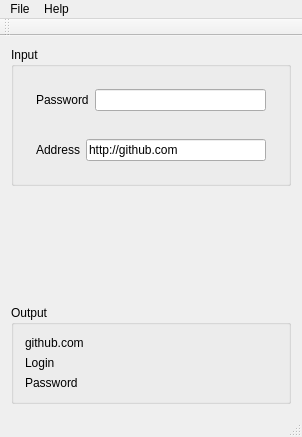
<?xml version="1.0" encoding="UTF-8"?>
<ui version="4.0">
 <class>MainWindow</class>
 <widget class="QMainWindow" name="MainWindow">
  <property name="geometry">
   <rect>
    <x>0</x>
    <y>0</y>
    <width>302</width>
    <height>437</height>
   </rect>
  </property>
  <property name="windowTitle">
   <string>RuPass</string>
  </property>
  <widget class="QWidget" name="centralWidget">
   <layout class="QVBoxLayout" name="verticalLayout">
    <item>
     <widget class="QGroupBox" name="groupBox">
      <property name="title">
       <string>Input</string>
      </property>
      <layout class="QVBoxLayout" name="verticalLayout_2">
       <item>
        <widget class="QWidget" name="widget" native="true">
         <layout class="QHBoxLayout" name="horizontalLayout">
          <item>
           <widget class="QLabel" name="label">
            <property name="text">
             <string>Password</string>
            </property>
           </widget>
          </item>
          <item>
           <widget class="QLineEdit" name="password"/>
          </item>
         </layout>
        </widget>
       </item>
       <item>
        <widget class="QWidget" name="widget_2" native="true">
         <layout class="QHBoxLayout" name="horizontalLayout_2">
          <item>
           <widget class="QLabel" name="label_2">
            <property name="text">
             <string>Address</string>
            </property>
           </widget>
          </item>
          <item>
           <widget class="QLineEdit" name="address">
            <property name="text">
             <string>http://github.com</string>
            </property>
           </widget>
          </item>
         </layout>
        </widget>
       </item>
      </layout>
     </widget>
    </item>
    <item>
     <spacer name="verticalSpacer">
      <property name="orientation">
       <enum>Qt::Vertical</enum>
      </property>
      <property name="sizeHint" stdset="0">
       <size>
        <width>20</width>
        <height>40</height>
       </size>
      </property>
     </spacer>
    </item>
    <item>
     <widget class="QGroupBox" name="outputBox">
      <property name="title">
       <string>Output</string>
      </property>
      <layout class="QVBoxLayout" name="verticalLayout_3">
       <item>
        <widget class="QLabel" name="siteLabel">
         <property name="text">
          <string>github.com</string>
         </property>
        </widget>
       </item>
       <item>
        <widget class="QLabel" name="loginLabel">
         <property name="text">
          <string>Login</string>
         </property>
        </widget>
       </item>
       <item>
        <widget class="QLabel" name="passwordLabel">
         <property name="text">
          <string>Password</string>
         </property>
        </widget>
       </item>
      </layout>
     </widget>
    </item>
   </layout>
  </widget>
  <widget class="QMenuBar" name="menuBar">
   <property name="geometry">
    <rect>
     <x>0</x>
     <y>0</y>
     <width>302</width>
     <height>19</height>
    </rect>
   </property>
   <widget class="QMenu" name="menuFile">
    <property name="title">
     <string>File</string>
    </property>
    <addaction name="actionExit"/>
   </widget>
   <widget class="QMenu" name="menuHelp">
    <property name="title">
     <string>Help</string>
    </property>
    <addaction name="actionAbout"/>
    <addaction name="actionAbout_Qt"/>
   </widget>
   <addaction name="menuFile"/>
   <addaction name="menuHelp"/>
  </widget>
  <widget class="QToolBar" name="mainToolBar">
   <attribute name="toolBarArea">
    <enum>TopToolBarArea</enum>
   </attribute>
   <attribute name="toolBarBreak">
    <bool>false</bool>
   </attribute>
  </widget>
  <widget class="QStatusBar" name="statusBar"/>
  <action name="actionAbout">
   <property name="text">
    <string>About</string>
   </property>
  </action>
  <action name="actionAbout_Qt">
   <property name="text">
    <string>About Qt</string>
   </property>
  </action>
  <action name="actionExit">
   <property name="text">
    <string>Exit</string>
   </property>
  </action>
 </widget>
 <layoutdefault spacing="6" margin="11"/>
 <resources/>
 <connections/>
</ui>
